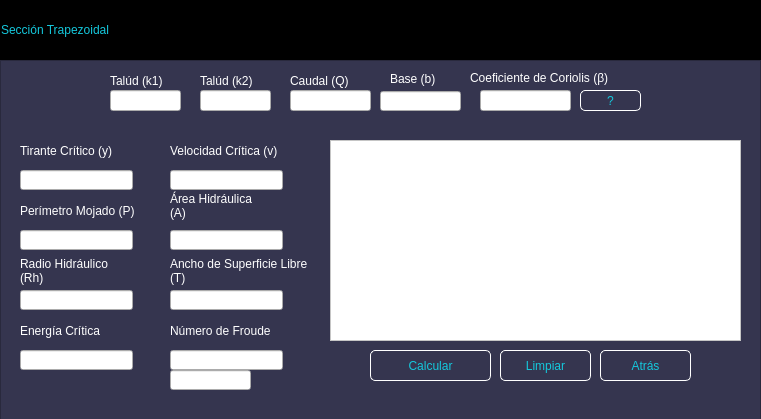
<?xml version="1.0" encoding="UTF-8"?>
<ui version="4.0">
 <class>MainWindow</class>
 <widget class="QMainWindow" name="MainWindow">
  <property name="geometry">
   <rect>
    <x>0</x>
    <y>0</y>
    <width>761</width>
    <height>419</height>
   </rect>
  </property>
  <property name="windowTitle">
   <string>MainWindow</string>
  </property>
  <widget class="QWidget" name="centralwidget">
   <layout class="QVBoxLayout" name="verticalLayout">
    <property name="spacing">
     <number>0</number>
    </property>
    <property name="leftMargin">
     <number>0</number>
    </property>
    <property name="topMargin">
     <number>0</number>
    </property>
    <property name="rightMargin">
     <number>0</number>
    </property>
    <property name="bottomMargin">
     <number>0</number>
    </property>
    <item>
     <widget class="QFrame" name="frame">
      <property name="frameShape">
       <enum>QFrame::StyledPanel</enum>
      </property>
      <property name="frameShadow">
       <enum>QFrame::Raised</enum>
      </property>
      <widget class="QFrame" name="frame_superior">
       <property name="geometry">
        <rect>
         <x>0</x>
         <y>0</y>
         <width>761</width>
         <height>60</height>
        </rect>
       </property>
       <property name="styleSheet">
        <string notr="true">QFrame{
background-color:rgb(0, 0, 0);
}

QPushButton{
background-color: #000000ff;
border-radius:20px;
}

QPushButton:hover{
background-color:rgb(53, 53, 79);
border-radius:20px;
}</string>
       </property>
       <property name="frameShape">
        <enum>QFrame::StyledPanel</enum>
       </property>
       <property name="frameShadow">
        <enum>QFrame::Raised</enum>
       </property>
       <layout class="QHBoxLayout" name="horizontalLayout_4">
        <property name="spacing">
         <number>0</number>
        </property>
        <property name="leftMargin">
         <number>0</number>
        </property>
        <property name="topMargin">
         <number>0</number>
        </property>
        <property name="rightMargin">
         <number>0</number>
        </property>
        <property name="bottomMargin">
         <number>0</number>
        </property>
        <item>
         <widget class="QLabel" name="label_31">
          <property name="styleSheet">
           <string notr="true">font:87 12pt&quot;Arial Black&quot;;
color:rgb(20,200,220);</string>
          </property>
          <property name="text">
           <string>Sección Trapezoidal</string>
          </property>
         </widget>
        </item>
        <item>
         <spacer name="horizontalSpacer_3">
          <property name="orientation">
           <enum>Qt::Horizontal</enum>
          </property>
          <property name="sizeHint" stdset="0">
           <size>
            <width>368</width>
            <height>20</height>
           </size>
          </property>
         </spacer>
        </item>
        <item>
         <widget class="QPushButton" name="bt_minimizar">
          <property name="minimumSize">
           <size>
            <width>40</width>
            <height>40</height>
           </size>
          </property>
          <property name="text">
           <string/>
          </property>
          <property name="icon">
           <iconset>
            <normaloff>Imágenes/minimizar.png</normaloff>Imágenes/minimizar.png</iconset>
          </property>
          <property name="iconSize">
           <size>
            <width>30</width>
            <height>30</height>
           </size>
          </property>
         </widget>
        </item>
        <item>
         <widget class="QPushButton" name="bt_cerrar">
          <property name="minimumSize">
           <size>
            <width>40</width>
            <height>40</height>
           </size>
          </property>
          <property name="text">
           <string/>
          </property>
          <property name="icon">
           <iconset>
            <normaloff>Imágenes/cerrar2.png</normaloff>Imágenes/cerrar2.png</iconset>
          </property>
          <property name="iconSize">
           <size>
            <width>30</width>
            <height>30</height>
           </size>
          </property>
         </widget>
        </item>
       </layout>
      </widget>
      <widget class="QFrame" name="frame_2">
       <property name="geometry">
        <rect>
         <x>0</x>
         <y>60</y>
         <width>761</width>
         <height>361</height>
        </rect>
       </property>
       <property name="styleSheet">
        <string notr="true">QFrame{
background-color:rgb(53,53,79);
}

QPushButton{
font:87 12pt&quot;Arial Black&quot;;
background-color:#000000ff;
color:rgb(20,200,220);
border-radius:5px;
border:1px solid white;
}


QPushButton:hover{
background-color:black;
}</string>
       </property>
       <property name="frameShape">
        <enum>QFrame::StyledPanel</enum>
       </property>
       <property name="frameShadow">
        <enum>QFrame::Raised</enum>
       </property>
       <widget class="QLabel" name="label_46">
        <property name="geometry">
         <rect>
          <x>110</x>
          <y>10</y>
          <width>71</width>
          <height>21</height>
         </rect>
        </property>
        <property name="styleSheet">
         <string notr="true">font:87 10pt&quot;Arial Black&quot;;
color:rgb(255,255,255);</string>
        </property>
        <property name="text">
         <string>Talúd (k1)</string>
        </property>
       </widget>
       <widget class="QLabel" name="label_47">
        <property name="geometry">
         <rect>
          <x>200</x>
          <y>10</y>
          <width>71</width>
          <height>21</height>
         </rect>
        </property>
        <property name="styleSheet">
         <string notr="true">font:87 10pt&quot;Arial Black&quot;;
color:rgb(255,255,255);</string>
        </property>
        <property name="text">
         <string>Talúd (k2)</string>
        </property>
       </widget>
       <widget class="QLabel" name="label_48">
        <property name="geometry">
         <rect>
          <x>390</x>
          <y>11</y>
          <width>61</width>
          <height>16</height>
         </rect>
        </property>
        <property name="styleSheet">
         <string notr="true">font:87 10pt&quot;Arial Black&quot;;
color:rgb(255,255,255);</string>
        </property>
        <property name="text">
         <string>Base (b)</string>
        </property>
       </widget>
       <widget class="QLineEdit" name="Taludk1">
        <property name="geometry">
         <rect>
          <x>110</x>
          <y>30</y>
          <width>71</width>
          <height>21</height>
         </rect>
        </property>
       </widget>
       <widget class="QLineEdit" name="Taludk2">
        <property name="geometry">
         <rect>
          <x>200</x>
          <y>30</y>
          <width>71</width>
          <height>21</height>
         </rect>
        </property>
       </widget>
       <widget class="QLineEdit" name="Base">
        <property name="geometry">
         <rect>
          <x>380</x>
          <y>31</y>
          <width>81</width>
          <height>20</height>
         </rect>
        </property>
       </widget>
       <widget class="QLabel" name="label_49">
        <property name="geometry">
         <rect>
          <x>20</x>
          <y>130</y>
          <width>121</width>
          <height>41</height>
         </rect>
        </property>
        <property name="styleSheet">
         <string notr="true">font:87 10pt&quot;Arial Black&quot;;
color:rgb(255,255,255);</string>
        </property>
        <property name="text">
         <string>Perímetro Mojado (P)</string>
        </property>
        <property name="wordWrap">
         <bool>true</bool>
        </property>
       </widget>
       <widget class="QLabel" name="label_50">
        <property name="geometry">
         <rect>
          <x>170</x>
          <y>130</y>
          <width>101</width>
          <height>31</height>
         </rect>
        </property>
        <property name="styleSheet">
         <string notr="true">font:87 10pt&quot;Arial Black&quot;;
color:rgb(255,255,255);</string>
        </property>
        <property name="text">
         <string>Área Hidráulica (A)</string>
        </property>
        <property name="wordWrap">
         <bool>true</bool>
        </property>
       </widget>
       <widget class="QLabel" name="label_51">
        <property name="geometry">
         <rect>
          <x>170</x>
          <y>190</y>
          <width>141</width>
          <height>41</height>
         </rect>
        </property>
        <property name="styleSheet">
         <string notr="true">font:87 10pt&quot;Arial Black&quot;;
color:rgb(255,255,255);</string>
        </property>
        <property name="text">
         <string>Ancho de Superficie Libre (T)</string>
        </property>
        <property name="wordWrap">
         <bool>true</bool>
        </property>
       </widget>
       <widget class="QLabel" name="label_52">
        <property name="geometry">
         <rect>
          <x>20</x>
          <y>190</y>
          <width>111</width>
          <height>41</height>
         </rect>
        </property>
        <property name="styleSheet">
         <string notr="true">font:87 10pt&quot;Arial Black&quot;;
color:rgb(255,255,255);</string>
        </property>
        <property name="text">
         <string>Radio Hidráulico (Rh)</string>
        </property>
        <property name="wordWrap">
         <bool>true</bool>
        </property>
       </widget>
       <widget class="QLineEdit" name="Perimetro">
        <property name="geometry">
         <rect>
          <x>20</x>
          <y>170</y>
          <width>113</width>
          <height>20</height>
         </rect>
        </property>
       </widget>
       <widget class="QLineEdit" name="Area">
        <property name="geometry">
         <rect>
          <x>170</x>
          <y>170</y>
          <width>113</width>
          <height>20</height>
         </rect>
        </property>
       </widget>
       <widget class="QLineEdit" name="Radio">
        <property name="geometry">
         <rect>
          <x>20</x>
          <y>230</y>
          <width>113</width>
          <height>20</height>
         </rect>
        </property>
       </widget>
       <widget class="QLineEdit" name="Ancho">
        <property name="geometry">
         <rect>
          <x>170</x>
          <y>230</y>
          <width>113</width>
          <height>20</height>
         </rect>
        </property>
       </widget>
       <widget class="QPushButton" name="Calcular">
        <property name="geometry">
         <rect>
          <x>370</x>
          <y>290</y>
          <width>121</width>
          <height>31</height>
         </rect>
        </property>
        <property name="text">
         <string>Calcular</string>
        </property>
       </widget>
       <widget class="QPushButton" name="Limpiar">
        <property name="geometry">
         <rect>
          <x>500</x>
          <y>290</y>
          <width>91</width>
          <height>31</height>
         </rect>
        </property>
        <property name="text">
         <string>Limpiar</string>
        </property>
       </widget>
       <widget class="QPushButton" name="Atras">
        <property name="geometry">
         <rect>
          <x>600</x>
          <y>290</y>
          <width>91</width>
          <height>31</height>
         </rect>
        </property>
        <property name="text">
         <string>Atrás</string>
        </property>
       </widget>
       <widget class="QLabel" name="label_53">
        <property name="geometry">
         <rect>
          <x>20</x>
          <y>70</y>
          <width>101</width>
          <height>41</height>
         </rect>
        </property>
        <property name="styleSheet">
         <string notr="true">font:87 10pt&quot;Arial Black&quot;;
color:rgb(255,255,255);</string>
        </property>
        <property name="text">
         <string>Tirante Crítico (y)</string>
        </property>
        <property name="wordWrap">
         <bool>true</bool>
        </property>
       </widget>
       <widget class="QLabel" name="label_54">
        <property name="geometry">
         <rect>
          <x>170</x>
          <y>70</y>
          <width>111</width>
          <height>41</height>
         </rect>
        </property>
        <property name="styleSheet">
         <string notr="true">font:87 10pt&quot;Arial Black&quot;;
color:rgb(255,255,255);</string>
        </property>
        <property name="text">
         <string>Velocidad Crítica (v)</string>
        </property>
        <property name="wordWrap">
         <bool>true</bool>
        </property>
       </widget>
       <widget class="QLabel" name="label_55">
        <property name="geometry">
         <rect>
          <x>20</x>
          <y>250</y>
          <width>111</width>
          <height>41</height>
         </rect>
        </property>
        <property name="styleSheet">
         <string notr="true">font:87 10pt&quot;Arial Black&quot;;
color:rgb(255,255,255);</string>
        </property>
        <property name="text">
         <string>Energía Crítica</string>
        </property>
        <property name="wordWrap">
         <bool>true</bool>
        </property>
       </widget>
       <widget class="QLabel" name="label_56">
        <property name="geometry">
         <rect>
          <x>170</x>
          <y>250</y>
          <width>111</width>
          <height>41</height>
         </rect>
        </property>
        <property name="styleSheet">
         <string notr="true">font:87 10pt&quot;Arial Black&quot;;
color:rgb(255,255,255);</string>
        </property>
        <property name="text">
         <string>Número de Froude</string>
        </property>
        <property name="wordWrap">
         <bool>true</bool>
        </property>
       </widget>
       <widget class="QLineEdit" name="Tirante">
        <property name="geometry">
         <rect>
          <x>20</x>
          <y>110</y>
          <width>113</width>
          <height>20</height>
         </rect>
        </property>
       </widget>
       <widget class="QLineEdit" name="Velocidad">
        <property name="geometry">
         <rect>
          <x>170</x>
          <y>110</y>
          <width>113</width>
          <height>20</height>
         </rect>
        </property>
       </widget>
       <widget class="QLineEdit" name="Energia">
        <property name="geometry">
         <rect>
          <x>20</x>
          <y>290</y>
          <width>113</width>
          <height>20</height>
         </rect>
        </property>
       </widget>
       <widget class="QLineEdit" name="Froude">
        <property name="geometry">
         <rect>
          <x>170</x>
          <y>290</y>
          <width>113</width>
          <height>20</height>
         </rect>
        </property>
       </widget>
       <widget class="QLabel" name="label_57">
        <property name="geometry">
         <rect>
          <x>290</x>
          <y>10</y>
          <width>81</width>
          <height>21</height>
         </rect>
        </property>
        <property name="styleSheet">
         <string notr="true">font:87 10pt&quot;Arial Black&quot;;
color:rgb(255,255,255);</string>
        </property>
        <property name="text">
         <string>Caudal (Q)</string>
        </property>
       </widget>
       <widget class="QLineEdit" name="Caudal">
        <property name="geometry">
         <rect>
          <x>290</x>
          <y>30</y>
          <width>81</width>
          <height>21</height>
         </rect>
        </property>
       </widget>
       <widget class="QLineEdit" name="Regimen">
        <property name="geometry">
         <rect>
          <x>170</x>
          <y>310</y>
          <width>81</width>
          <height>20</height>
         </rect>
        </property>
       </widget>
       <widget class="QLabel" name="label_58">
        <property name="geometry">
         <rect>
          <x>230</x>
          <y>360</y>
          <width>111</width>
          <height>41</height>
         </rect>
        </property>
        <property name="styleSheet">
         <string notr="true">font:87 10pt&quot;Arial Black&quot;;
color:rgb(255,255,255);</string>
        </property>
        <property name="text">
         <string>Número de Froude</string>
        </property>
        <property name="wordWrap">
         <bool>true</bool>
        </property>
       </widget>
       <widget class="QLabel" name="label_59">
        <property name="geometry">
         <rect>
          <x>470</x>
          <y>10</y>
          <width>231</width>
          <height>16</height>
         </rect>
        </property>
        <property name="styleSheet">
         <string notr="true">font:87 10pt&quot;Arial Black&quot;;
color:rgb(255,255,255);</string>
        </property>
        <property name="text">
         <string>Coeficiente de Coriolis (β)</string>
        </property>
        <property name="wordWrap">
         <bool>true</bool>
        </property>
       </widget>
       <widget class="QLineEdit" name="Coriolis">
        <property name="geometry">
         <rect>
          <x>480</x>
          <y>30</y>
          <width>91</width>
          <height>21</height>
         </rect>
        </property>
       </widget>
       <widget class="QPushButton" name="Coeficientes">
        <property name="geometry">
         <rect>
          <x>580</x>
          <y>30</y>
          <width>61</width>
          <height>21</height>
         </rect>
        </property>
        <property name="text">
         <string>?</string>
        </property>
       </widget>
       <widget class="PlotWidget" name="Grafica">
        <property name="geometry">
         <rect>
          <x>330</x>
          <y>80</y>
          <width>411</width>
          <height>201</height>
         </rect>
        </property>
        <property name="styleSheet">
         <string notr="true">background-color:rgb(255,255,255);</string>
        </property>
       </widget>
      </widget>
     </widget>
    </item>
   </layout>
  </widget>
 </widget>
 <customwidgets>
  <customwidget>
   <class>PlotWidget</class>
   <extends>QGraphicsView</extends>
   <header location="global">pyqtgraph</header>
  </customwidget>
 </customwidgets>
 <resources/>
 <connections/>
</ui>
